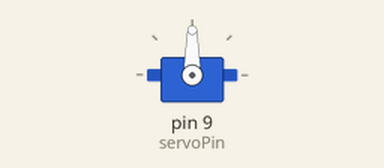
Recording of a sketch running on a simulated Arduino Uno, built with avr-gcc and run on an emulated ATmega328P. Shown: servo.

Above: at 0.05 s.
At 3.35 s:
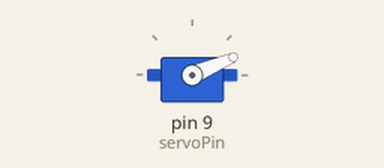
At 6.1 s:
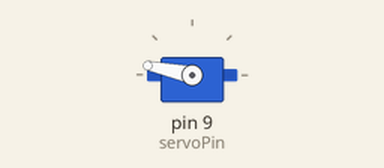
At 12.15 s:
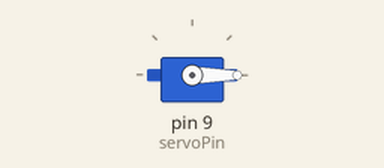
Timing chart, 0 to 15.8 s (numbered marks = the images above):
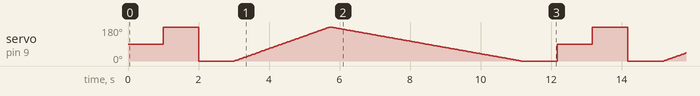

Measured:
- by itself, servo on pin 9 (servoPin): moves between 0° and 180°, repeating every 12.2 s

The sketch:

servo_motor_.ino
```cpp
#include <Servo.h>

Servo myservo;

#define servoPin 9
int angle = 0;

void setup()
{
  myservo.attach(servoPin);
}

void loop()
{
   myservo.write(90);
  delay(1000);
  myservo.write(180);
  delay(1000);
  myservo.write(0);
  delay(1000);


  // Sweep from 0 to 180 degrees:
  for (angle = 0; angle <= 180; angle += 1)
  {
    myservo.write(angle);
    delay(15);
  }

  // And back from 180 to 0 degrees:
  for (angle = 180; angle >= 0; angle -= 1)
  {
    myservo.write(angle);
    delay(30);
  }
  delay(1000);
}
```
